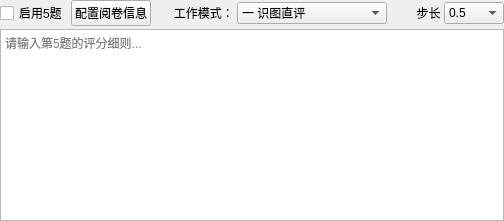
          <widget class="QWidget" name="tab_question5">
           <attribute name="title">
            <string>题目5</string>
           </attribute>
           <layout class="QVBoxLayout" name="verticalLayout_q5">
            <property name="spacing">
             <number>3</number>
            </property>
            <property name="leftMargin">
             <number>0</number>
            </property>
            <property name="topMargin">
             <number>0</number>
            </property>
            <property name="rightMargin">
             <number>0</number>
            </property>
            <property name="bottomMargin">
             <number>0</number>
            </property>
            <item>
             <layout class="QHBoxLayout" name="horizontalLayout_q5_header">
              <item>
               <widget class="QCheckBox" name="enableQuestion5">
                <property name="text">
                 <string>启用5题</string>
                </property>
               </widget>
              </item>
              <item>
               <widget class="QPushButton" name="configQuestion5">
                <property name="text">
                 <string>配置阅卷信息</string>
                </property>
               </widget>
              </item>
              <item>
               <widget class="QLabel" name="label_work_mode_5">
                <property name="sizePolicy">
                 <sizepolicy hsizetype="Fixed" vsizetype="Preferred">
                  <horstretch>0</horstretch>
                  <verstretch>0</verstretch>
                 </sizepolicy>
                </property>
                <property name="text">
                 <string>      工作模式：</string>
                </property>
               </widget>
              </item>
              <item>
               <widget class="QComboBox" name="work_mode_5">
                <property name="sizePolicy">
                 <sizepolicy hsizetype="Fixed" vsizetype="Fixed">
                  <horstretch>0</horstretch>
                  <verstretch>0</verstretch>
                 </sizepolicy>
                </property>
                <property name="minimumSize">
                 <size>
                                 <width>150</width>
                  <height>0</height>
                 </size>
                </property>
                <property name="toolTip">
                 <string>识图直评：AI看图直接评分；直评+推理：看图评分并开启推理；识评分离：AI1识别文字，AI2评分；分离+推理：识别不推理、评分开启推理；分离+双推理：识别与评分均开启推理</string>
                </property>
                <item>
                 <property name="text">
                                 <string>一 识图直评</string>
                 </property>
                </item>
                <item>
                 <property name="text">
                                 <string>二 直评+推理</string>
                 </property>
                </item>
                <item>
                 <property name="text">
                                 <string>三 识评分离</string>
                 </property>
                </item>
                <item>
                 <property name="text">
                                 <string>四 分离+单推理</string>
                 </property>
                </item>
                <item>
                 <property name="text">
                                 <string>五 分离+双推理</string>
                 </property>
                </item>
               </widget>
              </item>
              <item>
               <widget class="QLabel" name="label_step5">
                <property name="sizePolicy">
                 <sizepolicy hsizetype="Fixed" vsizetype="Preferred">
                  <horstretch>0</horstretch>
                  <verstretch>0</verstretch>
                 </sizepolicy>
                </property>
                <property name="text">
                 <string>        步长</string>
                </property>
               </widget>
              </item>
              <item>
               <widget class="QComboBox" name="score_rounding_step_5">
                <property name="sizePolicy">
                 <sizepolicy hsizetype="Fixed" vsizetype="Fixed">
                  <horstretch>0</horstretch>
                  <verstretch>0</verstretch>
                 </sizepolicy>
                </property>
                <property name="minimumSize">
                 <size>
                  <width>60</width>
                  <height>0</height>
                 </size>
                </property>
                <item>
                 <property name="text">
                  <string>0.5</string>
                 </property>
                </item>
                <item>
                 <property name="text">
                  <string>1</string>
                 </property>
                </item>
               </widget>
              </item>
             </layout>
            </item>
            <item>
             <widget class="QPlainTextEdit" name="StandardAnswer_text_5">
              <property name="placeholderText">
               <string>请输入第5题的评分细则...</string>
              </property>
             </widget>
            </item>
           </layout>
          </widget>
